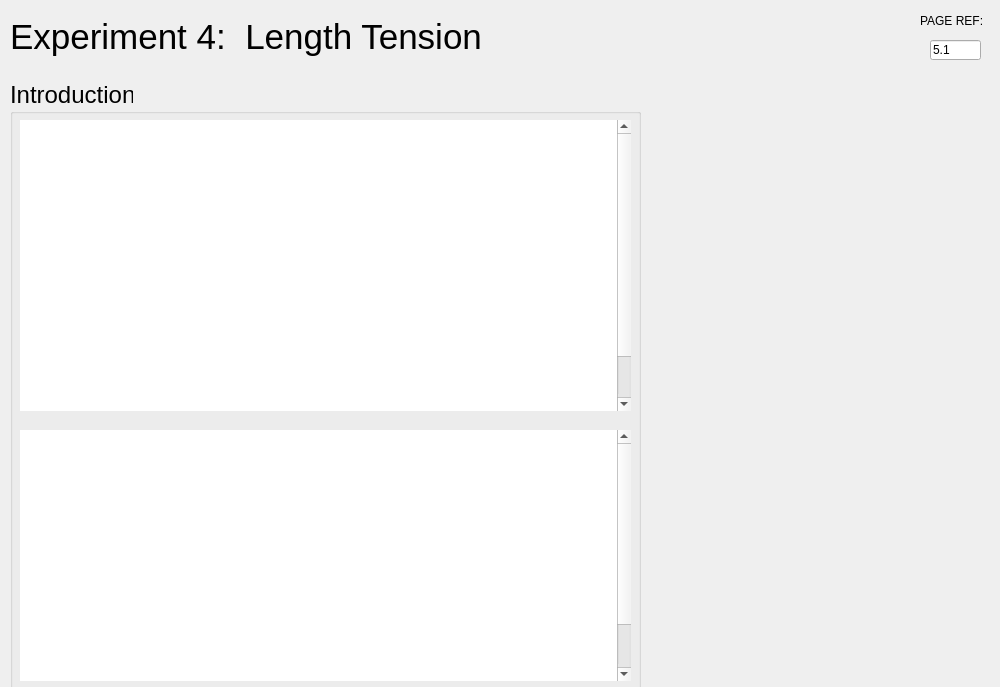
<?xml version="1.0" encoding="UTF-8"?>
<ui version="4.0">
 <class>MainWindow</class>
 <widget class="QMainWindow" name="MainWindow">
  <property name="geometry">
   <rect>
    <x>0</x>
    <y>0</y>
    <width>1000</width>
    <height>687</height>
   </rect>
  </property>
  <property name="windowTitle">
   <string>MainWindow</string>
  </property>
  <property name="autoFillBackground">
   <bool>false</bool>
  </property>
  <widget class="QWidget" name="centralwidget">
   <widget class="QProgressBar" name="progressBar">
    <property name="geometry">
     <rect>
      <x>172</x>
      <y>721</y>
      <width>649</width>
      <height>21</height>
     </rect>
    </property>
    <property name="sizePolicy">
     <sizepolicy hsizetype="Minimum" vsizetype="Fixed">
      <horstretch>0</horstretch>
      <verstretch>0</verstretch>
     </sizepolicy>
    </property>
    <property name="value">
     <number>1</number>
    </property>
    <property name="textVisible">
     <bool>false</bool>
    </property>
   </widget>
   <widget class="QPushButton" name="pushButtonMenu">
    <property name="enabled">
     <bool>true</bool>
    </property>
    <property name="geometry">
     <rect>
      <x>914</x>
      <y>720</y>
      <width>75</width>
      <height>23</height>
     </rect>
    </property>
    <property name="sizePolicy">
     <sizepolicy hsizetype="Maximum" vsizetype="Fixed">
      <horstretch>0</horstretch>
      <verstretch>0</verstretch>
     </sizepolicy>
    </property>
    <property name="minimumSize">
     <size>
      <width>50</width>
      <height>20</height>
     </size>
    </property>
    <property name="text">
     <string>MENU</string>
    </property>
   </widget>
   <widget class="QPushButton" name="pushButtonBack">
    <property name="geometry">
     <rect>
      <x>10</x>
      <y>720</y>
      <width>75</width>
      <height>23</height>
     </rect>
    </property>
    <property name="sizePolicy">
     <sizepolicy hsizetype="Maximum" vsizetype="Fixed">
      <horstretch>0</horstretch>
      <verstretch>0</verstretch>
     </sizepolicy>
    </property>
    <property name="text">
     <string>BACK</string>
    </property>
   </widget>
   <widget class="QPushButton" name="pushButtonNext">
    <property name="geometry">
     <rect>
      <x>91</x>
      <y>720</y>
      <width>75</width>
      <height>23</height>
     </rect>
    </property>
    <property name="sizePolicy">
     <sizepolicy hsizetype="Maximum" vsizetype="Fixed">
      <horstretch>0</horstretch>
      <verstretch>0</verstretch>
     </sizepolicy>
    </property>
    <property name="text">
     <string>NEXT</string>
    </property>
   </widget>
   <widget class="QLabel" name="labelPage">
    <property name="geometry">
     <rect>
      <x>827</x>
      <y>709</y>
      <width>81</width>
      <height>49</height>
     </rect>
    </property>
    <property name="sizePolicy">
     <sizepolicy hsizetype="Maximum" vsizetype="Preferred">
      <horstretch>0</horstretch>
      <verstretch>0</verstretch>
     </sizepolicy>
    </property>
    <property name="font">
     <font>
      <pointsize>11</pointsize>
      <weight>75</weight>
      <bold>true</bold>
     </font>
    </property>
    <property name="styleSheet">
     <string notr="true">color: rgb(255, 255, 255);</string>
    </property>
    <property name="text">
     <string>PAGE 1 / 7</string>
    </property>
   </widget>
   <widget class="QLabel" name="labelPageRef">
    <property name="geometry">
     <rect>
      <x>920</x>
      <y>10</y>
      <width>71</width>
      <height>21</height>
     </rect>
    </property>
    <property name="sizePolicy">
     <sizepolicy hsizetype="Maximum" vsizetype="Preferred">
      <horstretch>0</horstretch>
      <verstretch>0</verstretch>
     </sizepolicy>
    </property>
    <property name="text">
     <string>PAGE REF:</string>
    </property>
   </widget>
   <widget class="QLineEdit" name="lineEdit">
    <property name="geometry">
     <rect>
      <x>930</x>
      <y>40</y>
      <width>51</width>
      <height>20</height>
     </rect>
    </property>
    <property name="sizePolicy">
     <sizepolicy hsizetype="Ignored" vsizetype="Fixed">
      <horstretch>0</horstretch>
      <verstretch>0</verstretch>
     </sizepolicy>
    </property>
    <property name="text">
     <string>5.1</string>
    </property>
    <property name="readOnly">
     <bool>true</bool>
    </property>
   </widget>
   <widget class="QLabel" name="labelCurrentWindow">
    <property name="geometry">
     <rect>
      <x>10</x>
      <y>0</y>
      <width>571</width>
      <height>74</height>
     </rect>
    </property>
    <property name="font">
     <font>
      <pointsize>26</pointsize>
     </font>
    </property>
    <property name="text">
     <string>Experiment 4:  Length Tension</string>
    </property>
   </widget>
   <widget class="QGroupBox" name="groupBox_3">
    <property name="geometry">
     <rect>
      <x>10</x>
      <y>80</y>
      <width>631</width>
      <height>611</height>
     </rect>
    </property>
    <property name="font">
     <font>
      <pointsize>18</pointsize>
     </font>
    </property>
    <property name="title">
     <string>Introduction</string>
    </property>
    <widget class="QTextEdit" name="textEdit">
     <property name="geometry">
      <rect>
       <x>10</x>
       <y>40</y>
       <width>611</width>
       <height>291</height>
      </rect>
     </property>
     <property name="font">
      <font>
       <pointsize>21</pointsize>
      </font>
     </property>
     <property name="frameShape">
      <enum>QFrame::NoFrame</enum>
     </property>
     <property name="html">
      <string>&lt;!DOCTYPE HTML PUBLIC &quot;-//W3C//DTD HTML 4.0//EN&quot; &quot;http://www.w3.org/TR/REC-html40/strict.dtd&quot;&gt;
&lt;html&gt;&lt;head&gt;&lt;meta name=&quot;qrichtext&quot; content=&quot;1&quot; /&gt;&lt;style type=&quot;text/css&quot;&gt;
p, li { white-space: pre-wrap; }
&lt;/style&gt;&lt;/head&gt;&lt;body style=&quot; font-family:'.AppleSystemUIFont'; font-size:21pt; font-weight:400; font-style:normal;&quot;&gt;
&lt;p align=&quot;justify&quot; style=&quot; margin-top:0px; margin-bottom:0px; margin-left:0px; margin-right:0px; -qt-block-indent:0; text-indent:0px; line-height:120%;&quot;&gt;&lt;a name=&quot;docs-internal-guid-932aa78b-7fff-6b64-bed9-875679e54434&quot;&gt;&lt;/a&gt;&lt;span style=&quot; font-family:'Times New Roman'; font-size:18pt; color:#ffffff; background-color:transparent;&quot;&gt;I&lt;/span&gt;&lt;span style=&quot; font-family:'Times New Roman'; font-size:18pt; color:#ffffff; background-color:transparent;&quot;&gt;n this experiment you will investigate the effect of varying the length of the muscle. Remember that each muscle fiber is made up of many myofilaments which run from one end to the other. There are thousands of repeating units called sarcomeres, which are responsible for the striated structure of the muscle. &lt;/span&gt;&lt;/p&gt;
&lt;p align=&quot;justify&quot; style=&quot; margin-top:0px; margin-bottom:0px; margin-left:0px; margin-right:0px; -qt-block-indent:0; text-indent:0px; line-height:120%;&quot;&gt;&lt;span style=&quot; font-family:'Times New Roman'; font-size:18pt; color:#ffffff; background-color:transparent;&quot;&gt;When the length of the muscle changes, the thick and thin filaments move relative to one another.&lt;/span&gt;&lt;/p&gt;
&lt;p align=&quot;justify&quot; style=&quot; margin-top:0px; margin-bottom:0px; margin-left:0px; margin-right:0px; -qt-block-indent:0; text-indent:0px; line-height:120%;&quot;&gt;&lt;span style=&quot; font-family:'Times New Roman'; font-size:18pt; color:#ffffff; background-color:transparent;&quot;&gt;We will start with the muscle at a minimum length, when the thick filaments are quite close to the Z line.&lt;/span&gt;&lt;/p&gt;&lt;/body&gt;&lt;/html&gt;</string>
     </property>
    </widget>
    <widget class="QTextEdit" name="textEdit_2">
     <property name="geometry">
      <rect>
       <x>10</x>
       <y>350</y>
       <width>611</width>
       <height>251</height>
      </rect>
     </property>
     <property name="font">
      <font>
       <pointsize>21</pointsize>
      </font>
     </property>
     <property name="frameShape">
      <enum>QFrame::NoFrame</enum>
     </property>
     <property name="html">
      <string>&lt;!DOCTYPE HTML PUBLIC &quot;-//W3C//DTD HTML 4.0//EN&quot; &quot;http://www.w3.org/TR/REC-html40/strict.dtd&quot;&gt;
&lt;html&gt;&lt;head&gt;&lt;meta name=&quot;qrichtext&quot; content=&quot;1&quot; /&gt;&lt;style type=&quot;text/css&quot;&gt;
p, li { white-space: pre-wrap; }
&lt;/style&gt;&lt;/head&gt;&lt;body style=&quot; font-family:'.AppleSystemUIFont'; font-size:21pt; font-weight:400; font-style:normal;&quot;&gt;
&lt;p align=&quot;justify&quot; style=&quot; margin-top:0px; margin-bottom:0px; margin-left:0px; margin-right:0px; -qt-block-indent:0; text-indent:0px; line-height:120%;&quot;&gt;&lt;a name=&quot;docs-internal-guid-79723794-7fff-2504-dfa0-6f4b28d97191&quot;&gt;&lt;/a&gt;&lt;span style=&quot; font-family:'Times New Roman'; font-size:18pt; color:#ffffff; background-color:transparent;&quot;&gt;T&lt;/span&gt;&lt;span style=&quot; font-family:'Times New Roman'; font-size:18pt; color:#ffffff; background-color:transparent;&quot;&gt;he length of the muscle is adjusted by means of a screw thread in the stand to which the muscle and strain gauge are attached. When the thread is turned anti-clockwise through one rotation, the muscle and the muscle bath move down one millimeter, and the muscle is stretched by 1 mm.&lt;/span&gt;&lt;/p&gt;
&lt;p align=&quot;justify&quot; style=&quot; margin-top:0px; margin-bottom:0px; margin-left:0px; margin-right:0px; -qt-block-indent:0; text-indent:0px; line-height:120%;&quot;&gt;&lt;span style=&quot; font-family:'Times New Roman'; font-size:18pt; color:#ffffff; background-color:transparent;&quot;&gt;In this experiment the muscle is always stimulated tetanically, using supra-maximal stimuli, so it develops the maximum possible force at each resting length.&lt;/span&gt;&lt;/p&gt;&lt;/body&gt;&lt;/html&gt;</string>
     </property>
    </widget>
   </widget>
   <widget class="QLabel" name="labelImage">
    <property name="geometry">
     <rect>
      <x>650</x>
      <y>80</y>
      <width>331</width>
      <height>221</height>
     </rect>
    </property>
    <property name="text">
     <string/>
    </property>
    <property name="pixmap">
     <pixmap>../img/exp4/EXP4.1.png</pixmap>
    </property>
    <property name="scaledContents">
     <bool>true</bool>
    </property>
   </widget>
   <widget class="QLabel" name="labelImage_2">
    <property name="geometry">
     <rect>
      <x>690</x>
      <y>350</y>
      <width>251</width>
      <height>341</height>
     </rect>
    </property>
    <property name="text">
     <string/>
    </property>
    <property name="pixmap">
     <pixmap>../img/exp4/EXP4.2.png</pixmap>
    </property>
    <property name="scaledContents">
     <bool>true</bool>
    </property>
   </widget>
  </widget>
 </widget>
 <resources>
  <include location="../resources.qrc"/>
 </resources>
 <connections/>
</ui>
